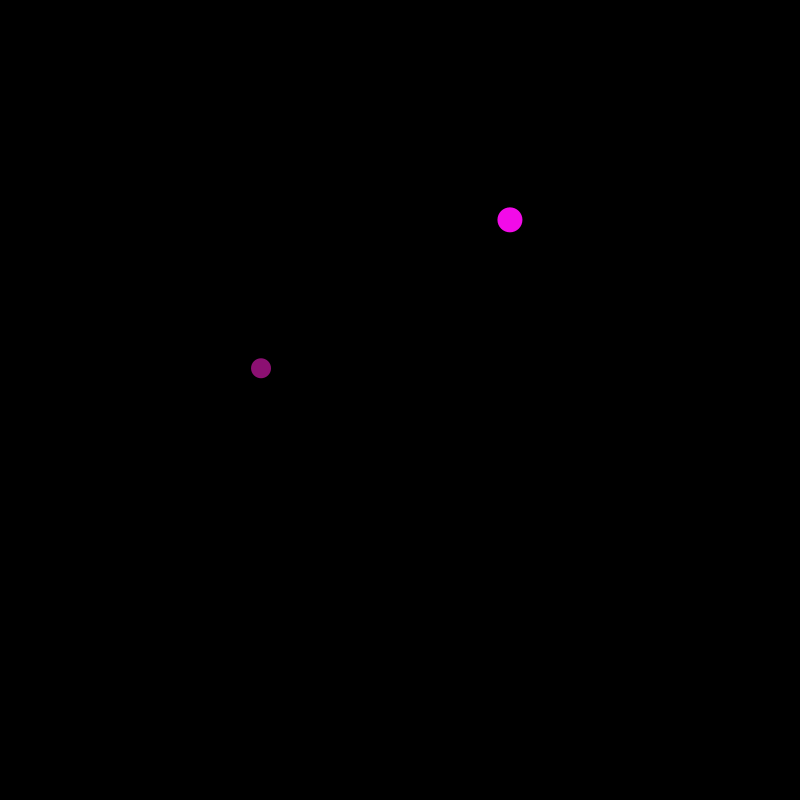
Frame 1 (no input)
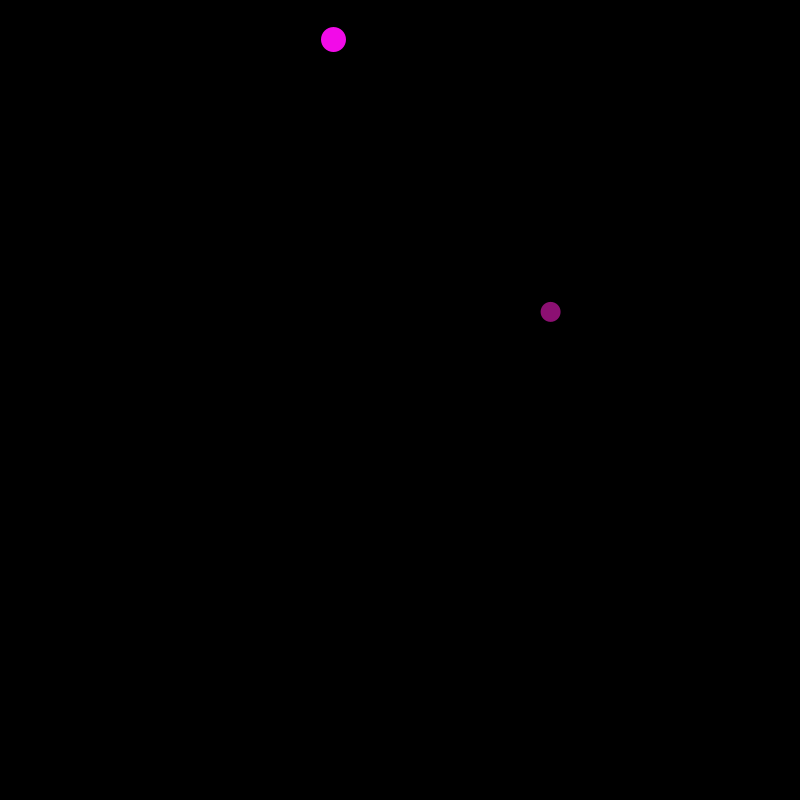
Frame 60 (the mouse pressed at the canvas centre just before this capture)
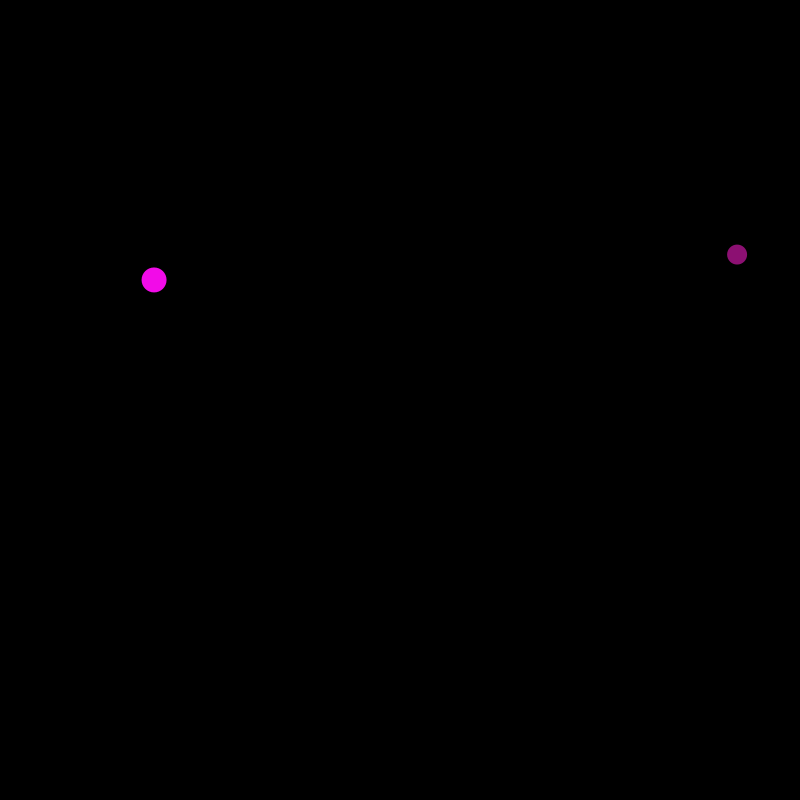
Frame 120 (the mouse held since frame 60 and released just before this capture)

The Processing sketch that drew these frames (run headless with seeded random() and noise(); from frame 60 on, the mouse is pressed at the canvas centre):

// Processing sketch: BouncyBallOOP
// ── BouncyBallOOP.pde
Ball b;                //declare a new ball called b
Ball c;

void setup() {
  size(800,800);
  b = new Ball(25);    //initialize b as a new object of the Ball class
  c= new Ball(20);//now you can choose the diameter
}

void draw() {
  background(0);
  b.display();         //call b's display() method
  c.display();// a new ball displays 
  b.move();// the first ball moves
  c.move();//the second ball moves
  b.bounce();//the first ball bounces
  c.bounce();//the second ball bounces
}
// ── Ball.pde
class Ball {
 //declaring all information (fields) contained within the Ball class
  PVector loc, vel;
  float diam;
  color c;

//this is a constructor. you can have more than one constructor for a given class
  Ball() {
    diam = 200;
    loc = new PVector(random(diam, width-diam), random(diam, height-diam));
    c = color(random(255), random(50), random(100, 255));
    vel= PVector.random2D();
    vel.mult(5);
  }
 Ball(float tDiam){//new constructor 
   diam=tDiam;
   loc = new PVector(random(diam, width-diam), random(diam, height-diam));
    c = color(random(255), random(50), random(100, 255));
    vel= PVector.random2D();
    vel.mult(5);
 }

//after declaring fields and setting up constructors, you can define your methods
  void display() {
    fill(c);
    noStroke();
    ellipse(loc.x, loc.y, diam, diam);
  }

void move(){//balls move
  loc.add(vel);
}

void bounce(){//balls bounce 
  if(loc.x+diam/2>width||loc.x-diam/2<0){
    vel.x=-vel.x;
  }
  
  if(loc.y+diam/2>height||loc.y-diam/2<0){
    vel.y=-vel.y;
  }
}
}
